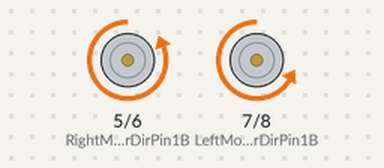
Bench run of a sketch on a simulated Arduino Uno, built with avr-gcc and run on an emulated ATmega328P. Parts: motor-driver pin pairs drawn as motors (green arrow = first pin HIGH = forward, orange = second pin HIGH = backward, longer = more drive, scaled by the enable pin).

Above: at 0.1 s.
At 2.1 s:
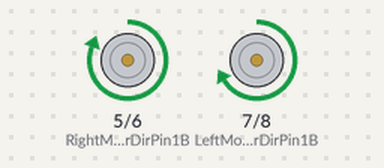
At 4.1 s:
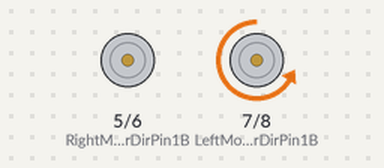
At 7.1 s:
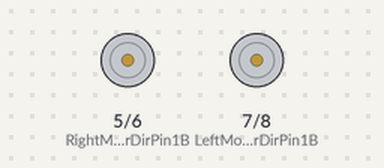
Timing chart, 0 to 8.6 s (numbered marks = the images above):
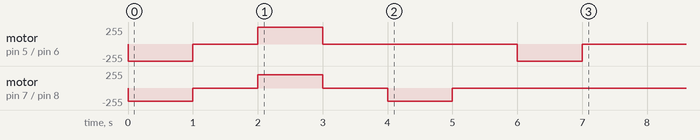

The sketch:

simple_moter_test.ino
```cpp
#define SPEED 200
#define TURN_SPEED 160

#define speedPinRB 11   //  Rear Wheel PWM pin connect Left MODEL-X ENA
#define RightMotorDirPin1B  5    //Rear Right Motor direction pin 1 to Left  MODEL-X IN1 ( K1)
#define RightMotorDirPin2B 6    //Rear Right Motor direction pin 2 to Left  MODEL-X IN2 ( K1)
#define LeftMotorDirPin1B 7    //Rear Left Motor direction pin 1 to Left  MODEL-X IN3  (K3)
#define LeftMotorDirPin2B 8  //Rear Left Motor direction pin 2 to Left  MODEL-X IN4 (K3)
#define speedPinLB 12    //  Rear Wheel PWM pin connect Left MODEL-X ENB

/*motor control*/
void go_advance(int speed){
   RL_bck(speed);
   RR_bck(speed);
}

void go_back(int speed){
   RL_fwd(speed);
   RR_fwd(speed);
}

void left_turn(int speed){
   RL_bck(0);
   RR_fwd(speed);
}
void right_turn(int speed){
   RL_fwd(speed);
   RR_bck(0);
}

void RR_fwd(int speed)  //rear-right wheel forward turn
{
  digitalWrite(RightMotorDirPin1B, HIGH);
  digitalWrite(RightMotorDirPin2B,LOW);
  analogWrite(speedPinRB,speed);
}
void RR_bck(int speed)  //rear-right wheel backward turn
{
  digitalWrite(RightMotorDirPin1B, LOW);
  digitalWrite(RightMotorDirPin2B,HIGH);
  analogWrite(speedPinRB,speed);
}
void RL_fwd(int speed)  //rear-left wheel forward turn
{
  digitalWrite(LeftMotorDirPin1B,HIGH);
  digitalWrite(LeftMotorDirPin2B,LOW);
  analogWrite(speedPinLB,speed);
}
void RL_bck(int speed)    //rear-left wheel backward turn
{
  digitalWrite(LeftMotorDirPin1B,LOW);
  digitalWrite(LeftMotorDirPin2B,HIGH);
  analogWrite(speedPinLB,speed);
}

void stop_Stop()    //Stop
{
  analogWrite(speedPinLB,0);
  analogWrite(speedPinRB,0);
}


//Pins initialize
void init_GPIO()
{
  pinMode(RightMotorDirPin1B, OUTPUT);
  pinMode(RightMotorDirPin2B, OUTPUT);
  pinMode(speedPinLB, OUTPUT);

  pinMode(LeftMotorDirPin1B, OUTPUT);
  pinMode(LeftMotorDirPin2B, OUTPUT);
  pinMode(speedPinRB, OUTPUT);

  stop_Stop();
}

void setup()
{
  init_GPIO();

  go_advance(SPEED);
  delay(1000);
  stop_Stop();
  delay(1000);

  go_back(SPEED);
  delay(1000);
  stop_Stop();
  delay(1000);

  left_turn(TURN_SPEED);
  delay(1000);
  stop_Stop();
  delay(1000);

  right_turn(TURN_SPEED);
  delay(1000);
  stop_Stop();
  delay(1000);
}

void loop(){
}
```
